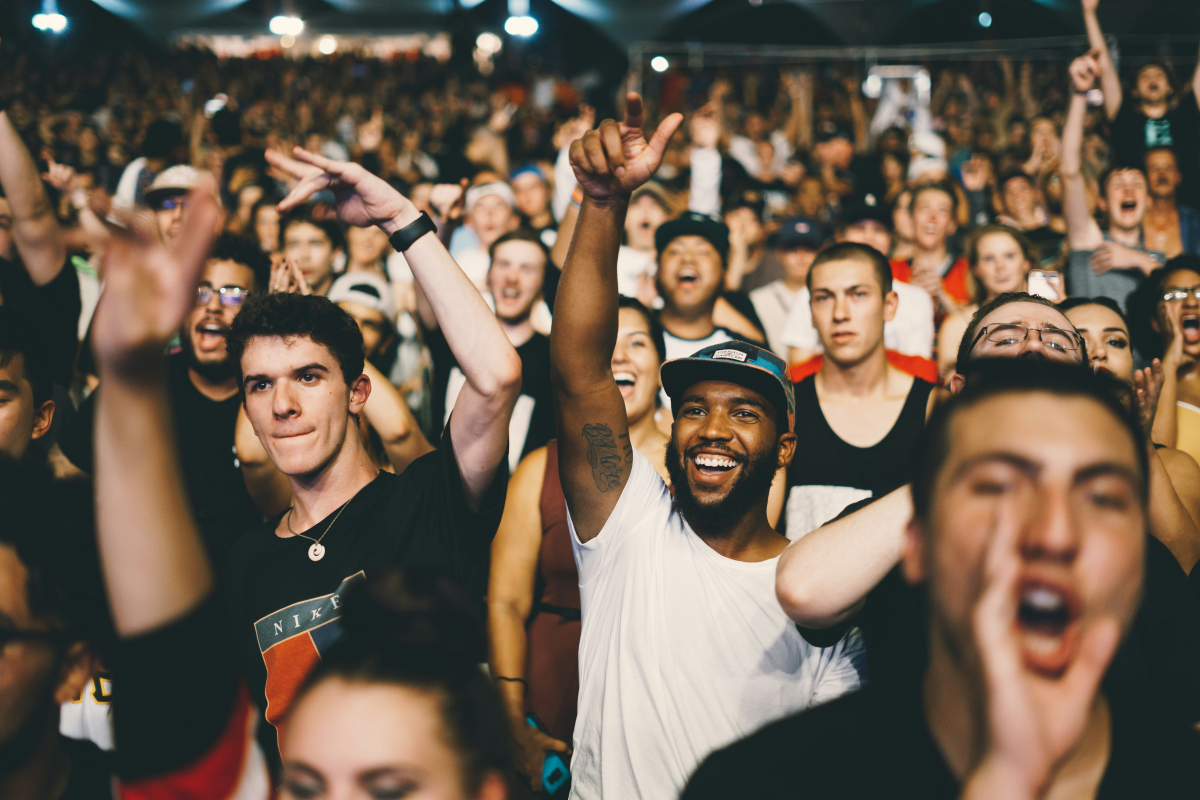
#> input picture pic4.jpg, 6000 x 4000 px (shown at 1/5 size)
$ python practise.py
#> lines starting #> are read from the running program, lines starting #| are printed output that depends on the picture; after the words box and inside, x2 and y2 are one past the last pixel; in counts of white or black regions, pixels touching at a corner belong together
import cv2 as cv
import numpy as np
image1=cv.imread('pic4.jpg')
#> image1 is the input picture: shape (4000, 6000, 3); mean B, G, R 79.4, 94.4, 110.5
image=cv.resize(image1,(800,500),interpolation=cv.INTER_CUBIC)
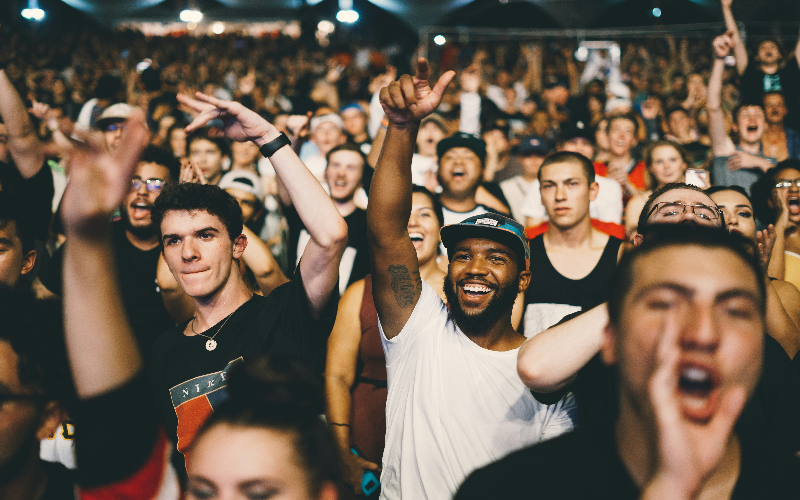
#> image: shape (500, 800, 3); mean B, G, R 79.4, 94.4, 110.5
blank=np.zeros((image.shape[:3]),dtype='uint8')

cv.imshow('original image',image)
gray=cv.cvtColor(image,cv.COLOR_BGR2GRAY)
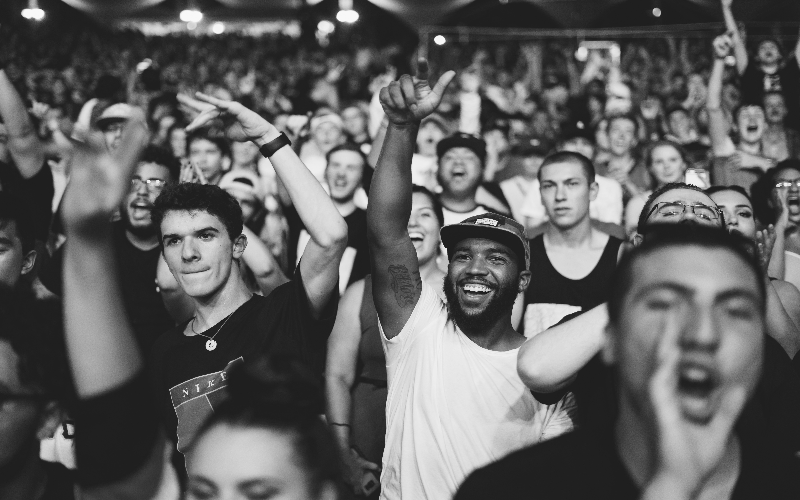
#> gray: shape (500, 800); min 21, max 249, mean 97.4
cv.imshow('gray',gray)
blur=cv.GaussianBlur(gray,(5,5),cv.BORDER_DEFAULT)
canny=cv.Canny(blur,125,175)
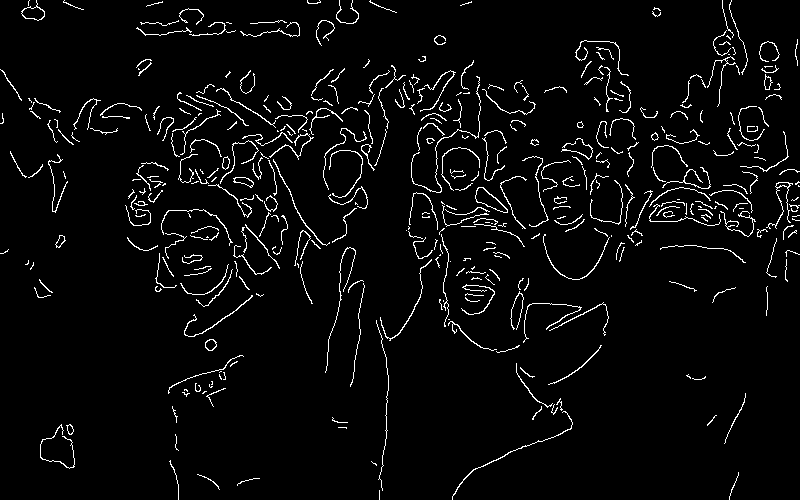
#> canny: shape (500, 800); 3.9% white in thin lines or dots
cv.imshow('canny',canny)
contours,heirarchies=cv.findContours(canny,cv.RETR_LIST,cv.CHAIN_APPROX_NONE)
#> contours = 429 contours, 368 with area under 20; largest, box (x1, y1, x2, y2) and area: (475, 187, 508, 213) 362, (475, 187, 508, 213) 332, (21, 0, 45, 21) 231, (21, 6, 45, 21) 213, (233, 177, 254, 188) 111
# cv.imshow('contour',)
d=cv.drawContours(blank,contours,-1,(0,0,255),2)
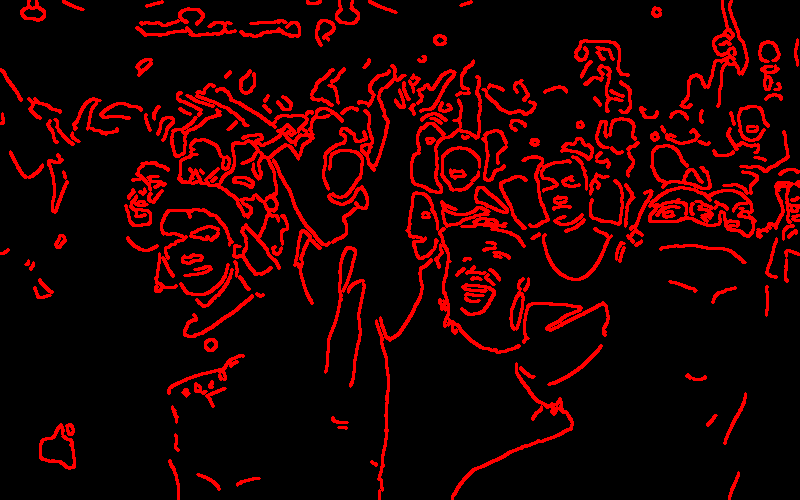
#> d: shape (500, 800, 3); mean of channels 0, 1, 2 0, 0, 32.1; drawn as B, G, R
cv.imshow('Draw',d)
cv.waitKey(0)

$ run again, with tripimage.jpg copied over pic4.jpg
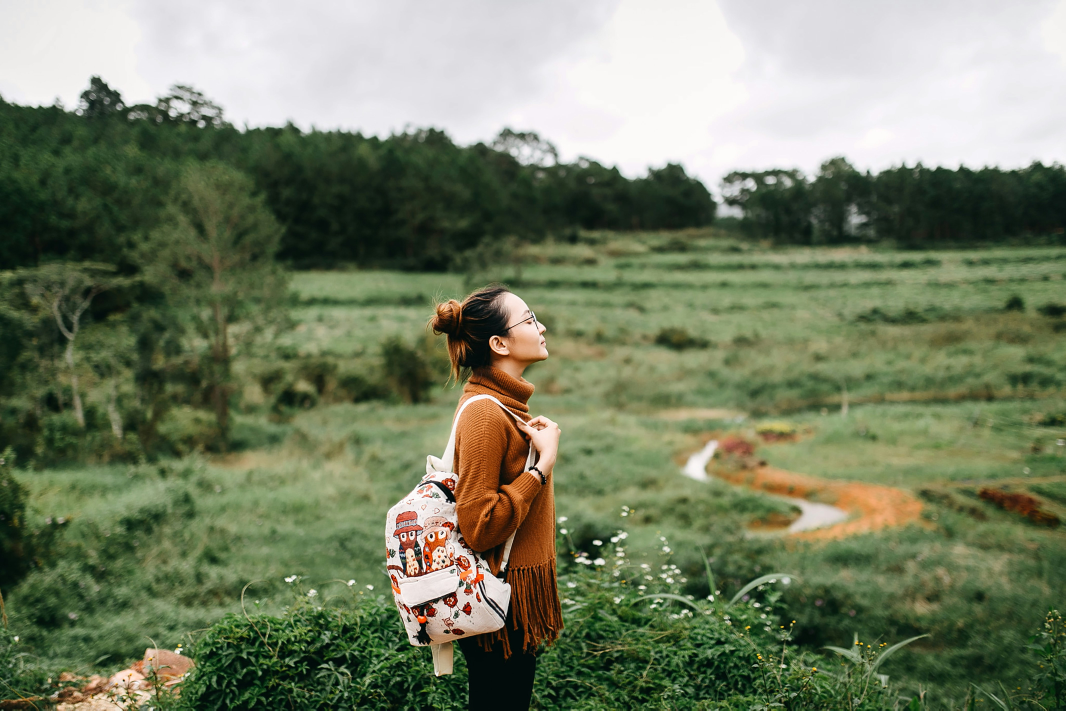
#> input picture tripimage.jpg, 4263 x 2841 px (shown at 1/4 size)
#> image1 is the input picture: shape (2841, 4263, 3); mean B, G, R 100.2, 126.9, 117.7
#> `canny=cv.Canny(blur,125,175)`:
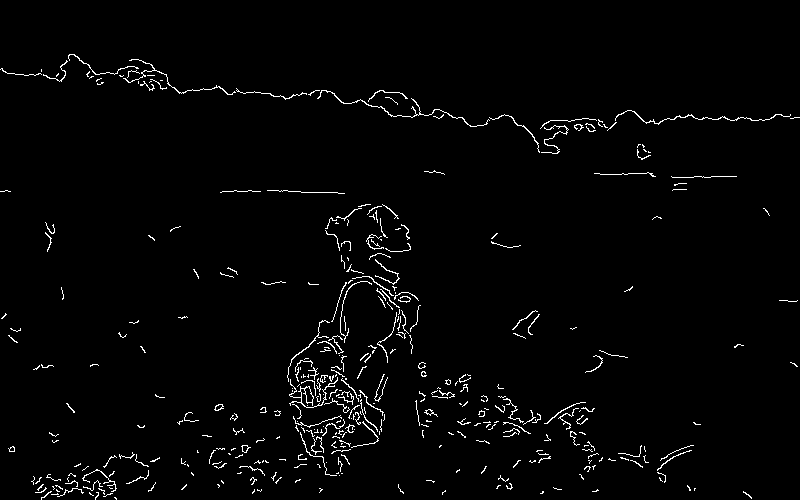
#> canny: shape (500, 800); 2% white in thin lines or dots, all inside (x1, y1, x2, y2) = (0, 54, 800, 500)
#> contours = 398 contours, 382 with area under 20; largest, box (x1, y1, x2, y2) and area: (289, 377, 338, 408) 128, (304, 386, 314, 403) 86, (317, 90, 490, 127) 60, (615, 110, 791, 125) 52, (123, 59, 236, 95) 42
#> `d=cv.drawContours(blank,contours,-1,(0,0,255),2)`:
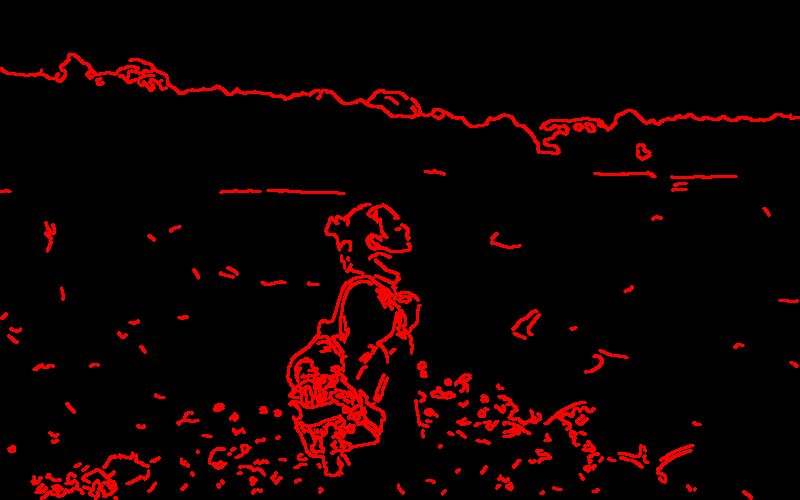
#> d: shape (500, 800, 3); mean of channels 0, 1, 2 0, 0, 16.6; drawn as B, G, R

$ run again, with pic.png saved as pic4.jpg
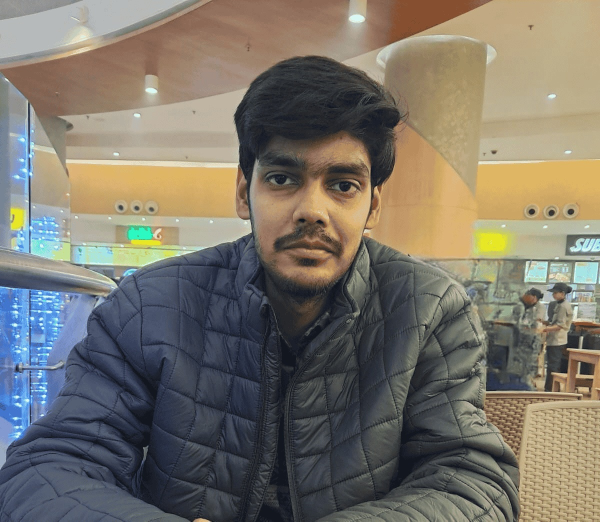
#> input picture pic.png, 1200 x 1043 px (shown at 1/2 size)
#> image1 is the input picture: shape (1043, 1200, 3); mean B, G, R 105.7, 116.4, 121.9
#> `canny=cv.Canny(blur,125,175)`:
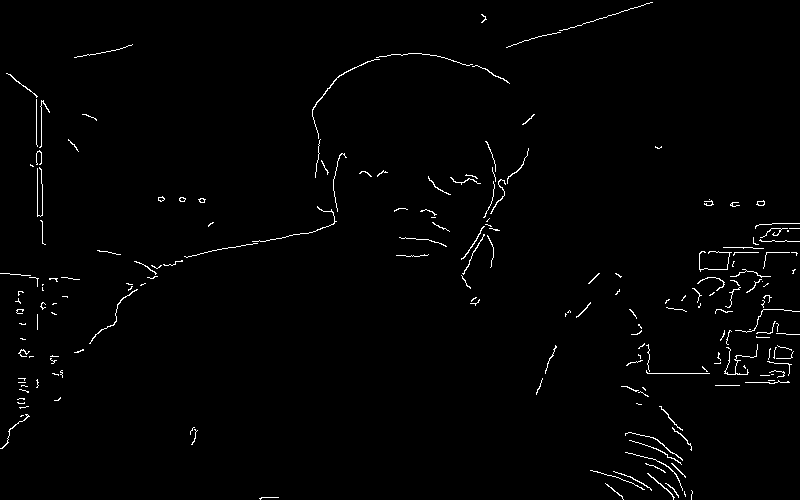
#> canny: shape (500, 800); 1.3% white in thin lines or dots
#> contours = 195 contours, 185 with area under 20; largest, box (x1, y1, x2, y2) and area: (312, 59, 380, 139) 36, (756, 200, 765, 206) 28, (89, 289, 138, 344) 28, (647, 473, 675, 500) 24, (757, 201, 765, 206) 23
#> `d=cv.drawContours(blank,contours,-1,(0,0,255),2)`:
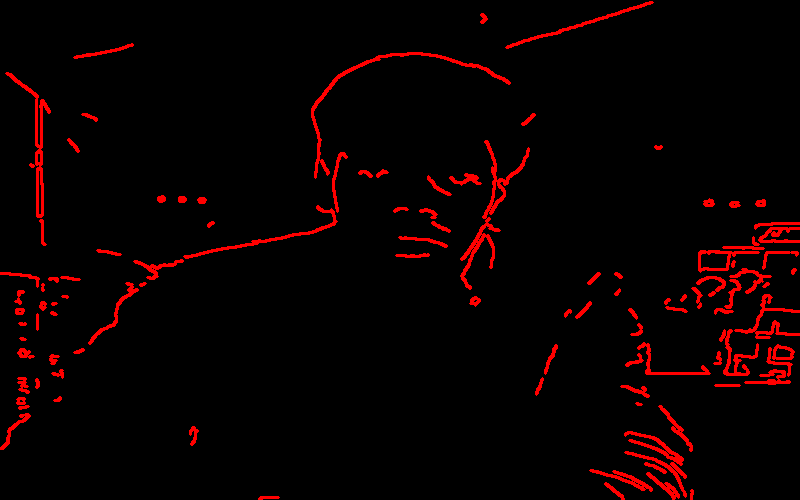
#> d: shape (500, 800, 3); mean of channels 0, 1, 2 0, 0, 10.6; drawn as B, G, R
